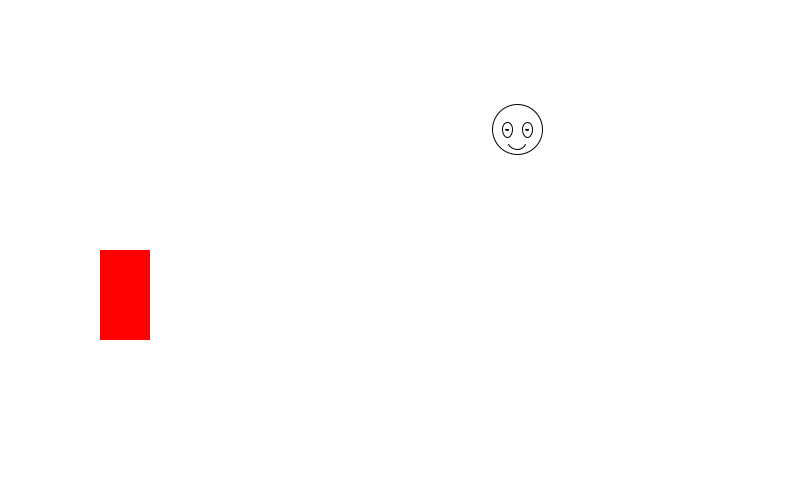
Frame 1 (no input)
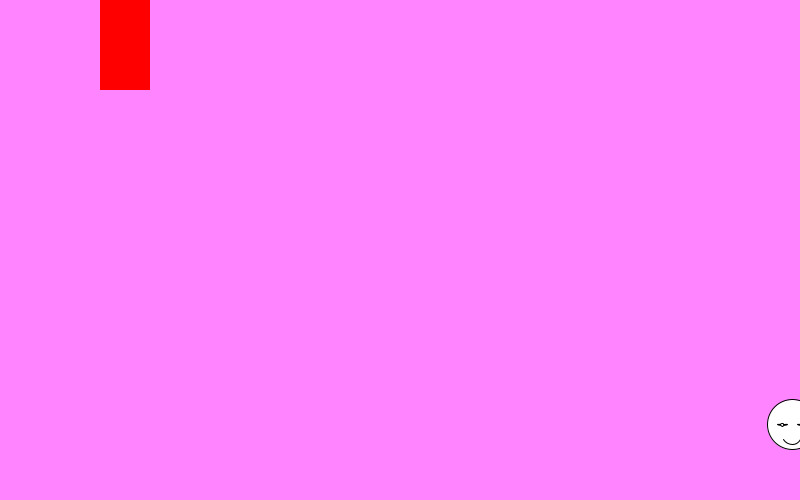
Frame 60 (the mouse pressed at the canvas centre just before this capture)
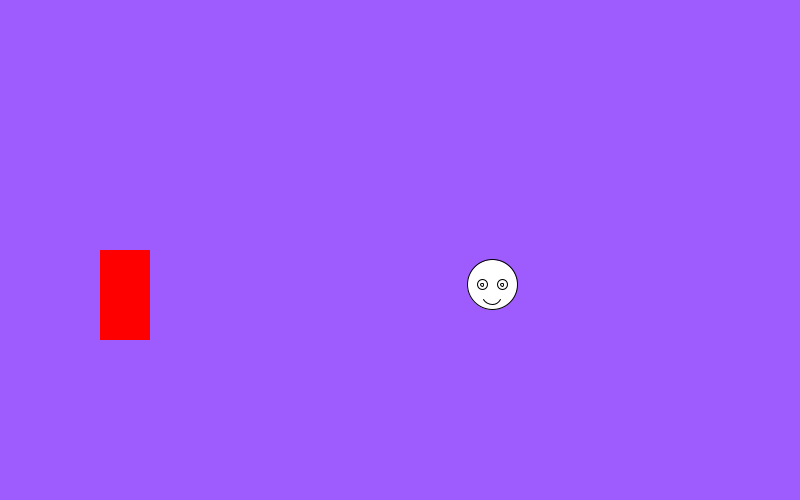
Frame 120 (the mouse held since frame 60 and released just before this capture)

The Processing sketch that drew these frames (run headless with seeded random() and noise(); from frame 60 on, the mouse is pressed at the canvas centre):

// Processing sketch: HackNights_14_Robot_Pong_Pad
// ── HackNights_14_Robot_Pong_Pad.pde
float posx;
float posy;
float incx = 5;
float incy = 5;


//cointains the pad position and width and height
float posXPad, posYPad;
float padW, padH;


float scaleValue = 1;
color backColor;
int blink = 2;

long lastTime = 0;

void setup() {
  size(800, 500);
  frameRate(60);
  posx = random(0, width);
  posy = random(0, height);
  backColor = color(255);

  posXPad = 100;
  posYPad = height/2;
  padW = 50; //width
  padH = 90; //height
}

void draw() {

  background(backColor);


  drawRobot(scaleValue, blink, posx, posy); //calling the function with fixed parameters
  drawPad(posXPad, posYPad);


  if (millis() - lastTime > 200 ) {
    blink = (int)random(0, 3);
    lastTime = millis();
  }

  float r = map(posx, 0, width, 0, 255);
  float b = map(posy, 0, width, 0, 255);

  backColor = color(r, b, 255);

  posx = posx + incx;
  posy = posy + incy;

  posYPad = mouseY;


  //--- try to make the dection here
  //  


  //-----


  //hit detection with the boudaries
  //   0 < posx < width
  if (posx > width) {
    incx = -incx;
  }
  if (posx < 0) {
    incx = -incx;
  }
  if (posy > height) {
    incy = -incy;
  }
  if (posy < 0) {
    incy = -incy;
  }
}

void drawPad(float padX, float padY) {

  pushMatrix();
  translate(padX, padY);
  pushStyle();
  //rectMode(CENTER);
  fill(255, 0, 0);
  noStroke();
  rect(0, 0, padW, padH);
  popStyle();
  popMatrix();
}

void keyPressed() {
  if (key == 'q') {
  } else if (key == 'w') {
    scaleValue = random(0.5, 5);
  } else if (key == CODED) {
    //arrow keys tests
    if (keyCode == UP) {
    } else if (keyCode == DOWN) {
    } else if (keyCode == LEFT) {
    } else if (keyCode == RIGHT) {
    }
  }
}


//function to draw my shape
void drawRobot(float scaleValue, int blink, float posx, float posy) {
  pushMatrix();
  //translate to given parameters

  translate(posx, posy);
  scale(scaleValue);
  if (blink == 0) {

    ellipse(0, 0, 50, 50);
    ellipse(-10, 0, 10, 10);
    ellipse(-10, 0, 3, 3);
    ellipse(10, 0, 10, 10);
    ellipse(10, 0, 3, 3);
  } else if (blink == 1) {

    ellipse(0, 0, 50, 50);

    ellipse(-10, 0, 10, 1);
    ellipse(-10, 0, 3, 3);

    ellipse(10, 0, 10, 1);
    ellipse(10, 0, 3, 3);
  } else if (blink == 2) {

    ellipse(0, 0, 50, 50);

    ellipse(-10, 0, 10, 15);
    ellipse(-10, 0, 3, 1);

    ellipse(10, 0, 10, 15);
    ellipse(10, 0, 3, 1);
  }

  arc(0, 10, 20, 20, radians(30), radians(150)); //randians convert degrees

  popMatrix();
}
